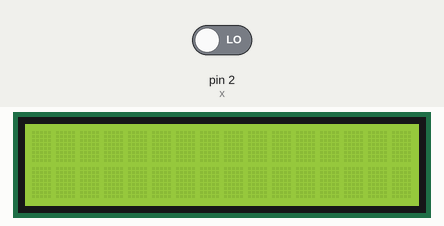
Simulated run of this sketch. Board: Arduino Uno, built with avr-gcc and run on an emulated ATmega328P. On the bench: 16×2 character LCD. Inputs (shaded band) come from the test bench; at power-on: pin 2 (x) LOW.

Above: at 1.2 s.
1.3 s: pin 2 (x) driven HIGH
At 1.74 s:
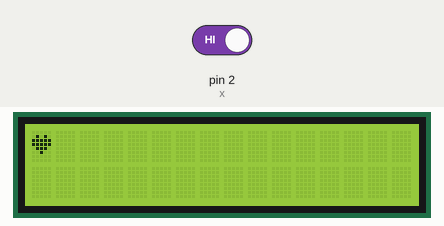
At 3.9 s:
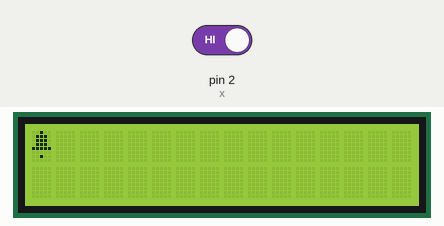
4.0 s: pin 2 (x) driven LOW
Timing chart, 0 to 7.0 s (numbered marks = the images above; inputs shaded):
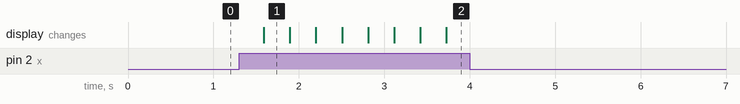

Measured:
- after the input at 1.3 s, the display: changes after 0.29 s (image 1)
- after the input at 4.0 s, every drawn part: stays the same

The sketch:

RECTO_ACTIVITY5_LCDCustomCharacters.ino
```cpp
#include <Wire.h>
#include <LiquidCrystal_I2C.h>

LiquidCrystal_I2C lcd(0x27, 16, 2);

byte Heart[8] = {
0b00000,
0b01010,
0b11111,
0b11111,
0b01110,
0b00100,
0b00000,
0b00000
};

byte Bell[8] = {
0b00100,
0b01110,
0b01110,
0b01110,
0b11111,
0b00000,
0b00100,
0b00000
};

byte Alien[8] = {
0b11111,
0b10101,
0b11111,
0b11111,
0b01110,
0b01010,
0b11011,
0b00000

};

int x=2;
int val=0,led_num=0;

void setup() {
  lcd.begin(16,2);
  lcd.backlight();

  lcd.createChar(0, Heart);
  lcd.createChar(1, Bell);
  lcd.createChar(2, Alien);
}

void loop()
{

  val=digitalRead(x);

  if(val==1){
    led_num=led_num+1;
  }

  if (led_num==1){
    lcd.clear();
    lcd.setCursor(0,0);
    lcd.write(0);
  }
  else if (led_num==2) {
    lcd.clear();
    lcd.setCursor(0,0);
    lcd.write(1);
  }
  else if (led_num==3){
    lcd.clear();
    lcd.setCursor(0,0);
    lcd.write(2);

    led_num=0;
  }
  delay(300);

}
```
